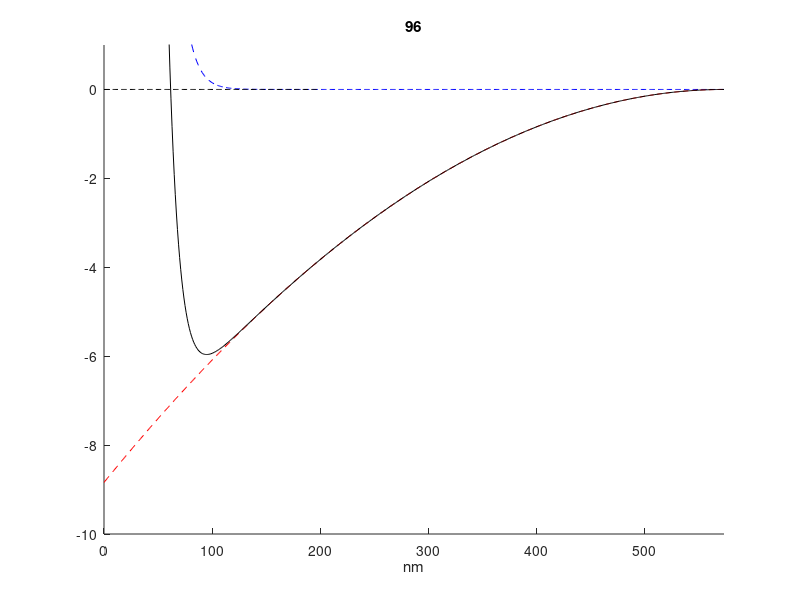

This chart was generated by the following MATLAB code:
clear
clc
close all
i =0;
% for phi = 0.1:0.1:0.5
    phi = 0.4;
    a = 1435;
    T = 20;
    L = a/5;
    v = 4*pi*(L*1e-9)^3/3;
    n = phi/v; % m^-3
    kT = 1.38*10^-23 * (273+T); %kg*m^2*s^-2
    OSMOTIC = n*(1+4*phi); %m^-3
    OSnm = OSMOTIC*10^-27;
    
    pfpp = 2.2975*a;
    e = 1.6e-19;
    eps = 8.854e-12*80;
    r = 0+2*a:2*a+2*L;
%     TT = 0+2*a:3*a+2*a;
%     r = r+TT
%     AttNor = 0*TT;
%     r = 4305.4304999999986;
    kappa = 143.5;
    
    B = 32*pi*eps*(a*1e-9)*(kT/e)^2*(tanh(e*50*10^-3/4/kT))^2; %SI Unit
    LPi = OSMOTIC*kT; %SI Unit
%     LPi = 0.6355;
    BC = 1e18*kT*pfpp;
    RepPot = B*exp(-(r-2*a)/10); %SI
    RepForceSI = B*10^8*exp(-(r-2*a)/10);
    RepForceC = RepForceSI*1e9;
    RepNor = RepPot/kT;
    hold on
    plot(r-2*a,RepNor,'b--')
    % plot(Rep)
    AttPot = -(4/3)*LPi*pi*((a+L)*1e-9).^3*(1-0.75*r/(a+L)+0.0625*(r).^3/((a+L).^3));
    AttForceSI = -(4/3)*LPi*pi*(-0.75*((a+L)*1e-9)^2+3*(r.*1e-9).^2/16);
    AttFOrceC = AttForceSI*1e9;
    AttNor = AttPot/kT;
%     AttNor = [AttNor, zeros(1,3511-188)];
    plot(r-2*a,AttNor,'r--')
    Potential = RepNor + AttNor;
    % figure(2)
    plot(r-2*a,Potential,'k')
    axis([0, 2*L  -10 1])
    xlabel('nm');
    [aa bb] = min(Potential);
    title(num2str(bb));

% end
%     xlabel('r (nm)')
%     ylabel('U(r)/kT')
%     legend('Repulsive','Attractive','Total Potential');
%     legend('\phi = 0.1','\phi = 0.2','\phi = 0.3','\phi = 0.4','\phi = 0.5')
    plot(0:200,zeros(1,201),'k--')
% 

